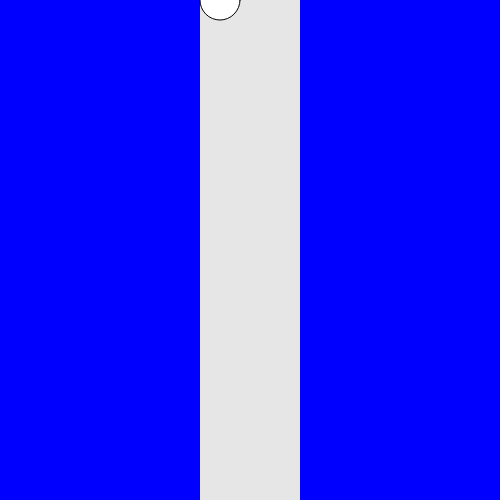
Frame 1 (no input)
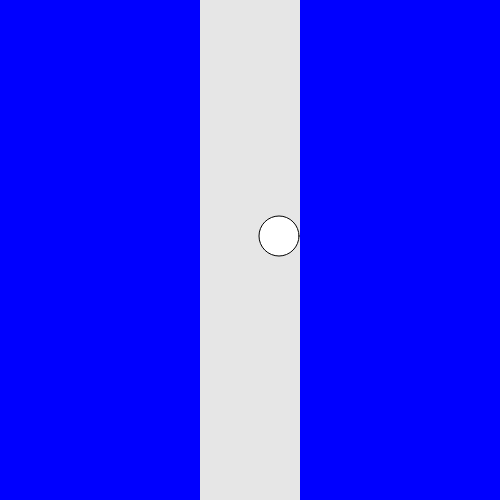
Frame 60 (no input)
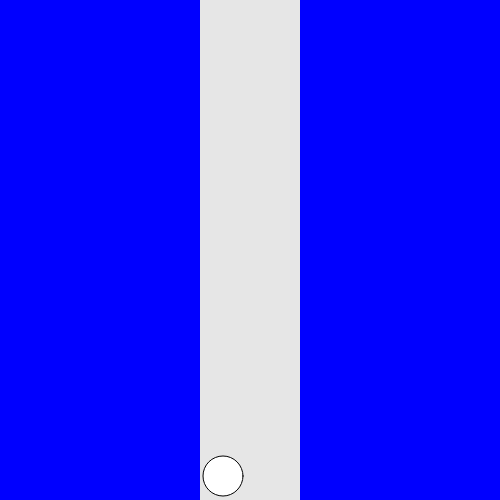
Frame 120 (the mouse pressed at the canvas centre since frame 60)

The p5.js sketch that drew these frames (run headless with seeded random() and noise() and a simulated clock; from frame 60 on, the mouse is pressed at the canvas centre):

// p5.js sketch
// ── sketch.js
let xPos = 220;
let yPos = 0;
let xSpeed = 1;
let ySpeed = 4;

function setup() {
    createCanvas(500, 500);
    background(255);
}

function draw() {
    background(230);

    noStroke();
    fill(0, 0, 255);
    rect(0, 0, 200, 500);
    rect(300, 0, 200, 500);
    
    stroke(0);
    fill(255);
    ellipse(xPos, yPos, 40, 40);

    xPos += xSpeed;
    yPos += ySpeed;

    if (xPos < 220 || xPos > 280) {
        xSpeed *= -1;
    }

    if (yPos >= 520) {
        yPos = -20;
        ySpeed = random(2, 10)
    }
}
